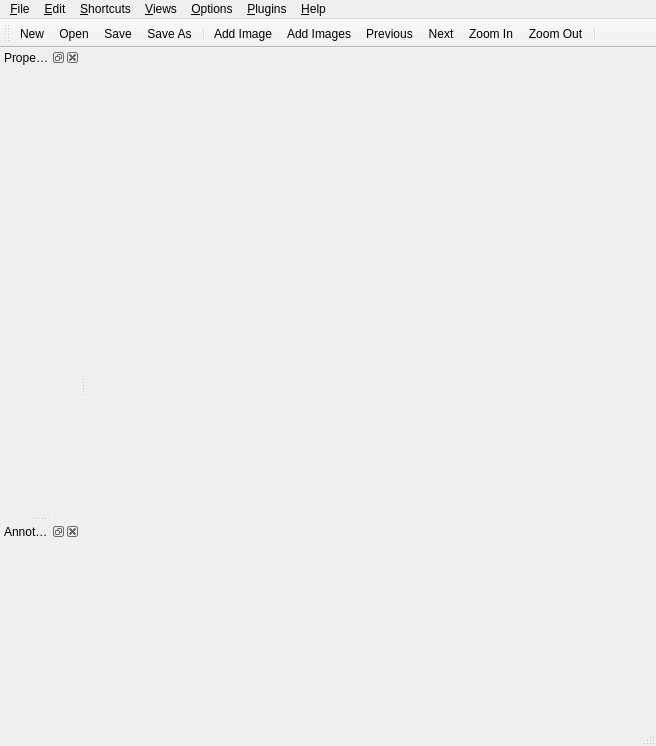
<?xml version="1.0" encoding="UTF-8"?>
<ui version="4.0">
 <class>MainWindow</class>
 <widget class="QMainWindow" name="MainWindow">
  <property name="geometry">
   <rect>
    <x>0</x>
    <y>0</y>
    <width>656</width>
    <height>746</height>
   </rect>
  </property>
  <property name="windowTitle">
   <string>sloth</string>
  </property>
  <property name="windowIcon">
   <iconset resource="icons.qrc">
    <normaloff>:/icons/sloth.svg</normaloff>:/icons/sloth.svg</iconset>
  </property>
  <widget class="QWidget" name="centralWidget"/>
  <widget class="QMenuBar" name="menubar">
   <property name="geometry">
    <rect>
     <x>0</x>
     <y>0</y>
     <width>656</width>
     <height>21</height>
    </rect>
   </property>
   <widget class="QMenu" name="menuFile">
    <property name="title">
     <string>&amp;File</string>
    </property>
    <addaction name="actionNew"/>
    <addaction name="actionOpen"/>
    <addaction name="actionSave"/>
    <addaction name="actionSave_As"/>
    <addaction name="separator"/>
    <addaction name="actionExit"/>
   </widget>
   <widget class="QMenu" name="menu_Edit">
    <property name="title">
     <string>&amp;Edit</string>
    </property>
    <addaction name="action_Add_Image"/>
    <addaction name="action_Add_Images"/>
   </widget>
   <widget class="QMenu" name="menu_Views">
    <property name="title">
     <string>&amp;Views</string>
    </property>
    <addaction name="actionLocked"/>
   </widget>
   <widget class="QMenu" name="menu_Help">
    <property name="title">
     <string>&amp;Help</string>
    </property>
    <addaction name="action_About"/>
   </widget>
   <widget class="QMenu" name="menuPlugins">
    <property name="title">
     <string>&amp;Plugins</string>
    </property>
   </widget>
   <widget class="QMenu" name="menuShortcuts">
    <property name="title">
     <string>&amp;Shortcuts</string>
    </property>
   </widget>
   <widget class="QMenu" name="menuOptions">
    <property name="title">
     <string>&amp;Options</string>
    </property>
   </widget>
   <addaction name="menuFile"/>
   <addaction name="menu_Edit"/>
   <addaction name="menuShortcuts"/>
   <addaction name="menu_Views"/>
   <addaction name="menuOptions"/>
   <addaction name="menuPlugins"/>
   <addaction name="menu_Help"/>
  </widget>
  <widget class="QStatusBar" name="statusbar"/>
  <widget class="QToolBar" name="toolBar">
   <property name="windowTitle">
    <string>Toolbar</string>
   </property>
   <attribute name="toolBarArea">
    <enum>TopToolBarArea</enum>
   </attribute>
   <attribute name="toolBarBreak">
    <bool>false</bool>
   </attribute>
   <addaction name="actionNew"/>
   <addaction name="actionOpen"/>
   <addaction name="actionSave"/>
   <addaction name="actionSave_As"/>
   <addaction name="separator"/>
   <addaction name="action_Add_Image"/>
   <addaction name="action_Add_Images"/>
   <addaction name="actionPrevious"/>
   <addaction name="actionNext"/>
   <addaction name="actionZoom_In"/>
   <addaction name="actionZoom_Out"/>
   <addaction name="separator"/>
  </widget>
  <widget class="QDockWidget" name="dockProperties">
   <property name="enabled">
    <bool>true</bool>
   </property>
   <property name="minimumSize">
    <size>
     <width>80</width>
     <height>44</height>
    </size>
   </property>
   <property name="windowTitle">
    <string>Properties</string>
   </property>
   <attribute name="dockWidgetArea">
    <number>1</number>
   </attribute>
   <widget class="QWidget" name="dockPropertiesContents"/>
  </widget>
  <widget class="QDockWidget" name="dockAnnotations">
   <property name="windowTitle">
    <string>Annotations</string>
   </property>
   <attribute name="dockWidgetArea">
    <number>1</number>
   </attribute>
   <widget class="QWidget" name="dockAnnotationsContents"/>
  </widget>
  <action name="actionOpen">
   <property name="icon">
    <iconset resource="icons.qrc">
     <normaloff>:/icons/folder_table.png</normaloff>:/icons/folder_table.png</iconset>
   </property>
   <property name="text">
    <string>&amp;Open</string>
   </property>
   <property name="statusTip">
    <string>Open existing annotation file</string>
   </property>
   <property name="shortcut">
    <string>Ctrl+O</string>
   </property>
  </action>
  <action name="actionNew">
   <property name="icon">
    <iconset resource="icons.qrc">
     <normaloff>:/icons/page_white_text.png</normaloff>:/icons/page_white_text.png</iconset>
   </property>
   <property name="text">
    <string>&amp;New</string>
   </property>
   <property name="statusTip">
    <string>Create new annotation file</string>
   </property>
  </action>
  <action name="actionSave">
   <property name="icon">
    <iconset resource="icons.qrc">
     <normaloff>:/icons/disk.png</normaloff>:/icons/disk.png</iconset>
   </property>
   <property name="text">
    <string>&amp;Save</string>
   </property>
   <property name="shortcut">
    <string>Ctrl+S</string>
   </property>
  </action>
  <action name="actionExit">
   <property name="icon">
    <iconset resource="icons.qrc">
     <normaloff>:/icons/door_in.png</normaloff>:/icons/door_in.png</iconset>
   </property>
   <property name="text">
    <string>&amp;Exit</string>
   </property>
   <property name="menuRole">
    <enum>QAction::QuitRole</enum>
   </property>
  </action>
  <action name="action_Add_Image">
   <property name="icon">
    <iconset resource="icons.qrc">
     <normaloff>:/icons/picture_add.png</normaloff>:/icons/picture_add.png</iconset>
   </property>
   <property name="text">
    <string>&amp;Add Image</string>
   </property>
   <property name="shortcut">
    <string>Ctrl+I</string>
   </property>
  </action>
  <action name="action_Add_Images">
   <property name="icon">
    <iconset resource="icons.qrc">
     <normaloff>:/icons/picture_add.png</normaloff>:/icons/picture_add.png</iconset>
   </property>
   <property name="text">
    <string>&amp;Add Images</string>
   </property>
   <property name="shortcut">
    <string>Ctrl+A</string>
   </property>
  </action>
  <action name="actionNext">
   <property name="icon">
    <iconset resource="icons.qrc">
     <normaloff>:/icons/arrow_right.png</normaloff>:/icons/arrow_right.png</iconset>
   </property>
   <property name="text">
    <string>Next</string>
   </property>
  </action>
  <action name="actionPrevious">
   <property name="icon">
    <iconset resource="icons.qrc">
     <normaloff>:/icons/arrow_left.png</normaloff>:/icons/arrow_left.png</iconset>
   </property>
   <property name="text">
    <string>Previous</string>
   </property>
  </action>
  <action name="actionZoom_In">
   <property name="icon">
    <iconset resource="icons.qrc">
     <normaloff>:/icons/zoom_in.png</normaloff>:/icons/zoom_in.png</iconset>
   </property>
   <property name="text">
    <string>Zoom In</string>
   </property>
  </action>
  <action name="actionZoom_Out">
   <property name="icon">
    <iconset resource="icons.qrc">
     <normaloff>:/icons/zoom_out.png</normaloff>:/icons/zoom_out.png</iconset>
   </property>
   <property name="text">
    <string>Zoom Out</string>
   </property>
  </action>
  <action name="actionMask">
   <property name="checkable">
    <bool>true</bool>
   </property>
   <property name="text">
    <string>Mask</string>
   </property>
   <property name="shortcut">
    <string>M</string>
   </property>
  </action>
  <action name="actionSelection">
   <property name="checkable">
    <bool>true</bool>
   </property>
   <property name="text">
    <string>Selection</string>
   </property>
   <property name="shortcut">
    <string>S</string>
   </property>
  </action>
  <action name="actionRectangle">
   <property name="checkable">
    <bool>true</bool>
   </property>
   <property name="text">
    <string>Rectangle</string>
   </property>
   <property name="shortcut">
    <string>R</string>
   </property>
  </action>
  <action name="actionSave_As">
   <property name="icon">
    <iconset resource="icons.qrc">
     <normaloff>:/icons/disk_multiple.png</normaloff>:/icons/disk_multiple.png</iconset>
   </property>
   <property name="text">
    <string>Save &amp;As</string>
   </property>
  </action>
  <action name="action_About">
   <property name="text">
    <string>&amp;About</string>
   </property>
  </action>
  <action name="actionPoint">
   <property name="checkable">
    <bool>true</bool>
   </property>
   <property name="text">
    <string>Point</string>
   </property>
   <property name="shortcut">
    <string>P</string>
   </property>
  </action>
  <action name="actionLocked">
   <property name="checkable">
    <bool>true</bool>
   </property>
   <property name="text">
    <string>&amp;Locked</string>
   </property>
  </action>
 </widget>
 <resources>
  <include location="icons.qrc"/>
 </resources>
 <connections/>
</ui>
